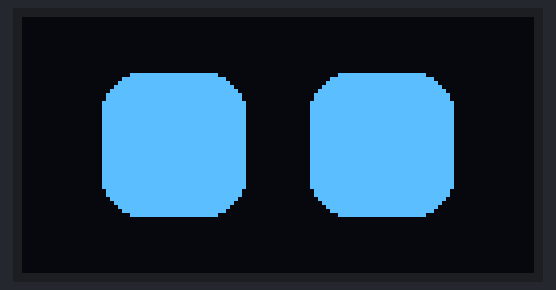
The sketch below on a simulated Arduino Nano, built with avr-gcc and run on an emulated ATmega328P. On the bench: 128×64 one-colour display. Random numbers use the default seed unless the sketch sets one; the audio player accepts every command and is not drawn.

Above: at 0.2 s.
At 3.0 s:
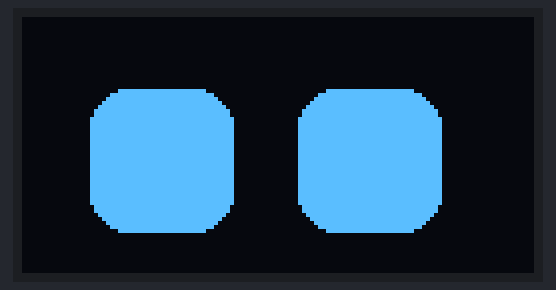
At 8.0 s:
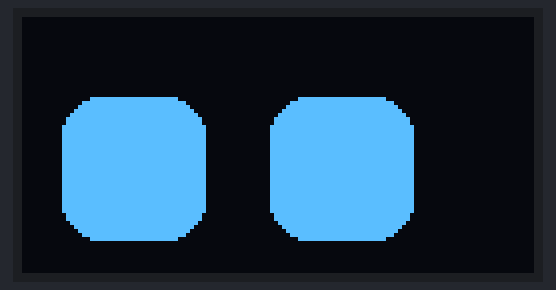
At 11.6 s:
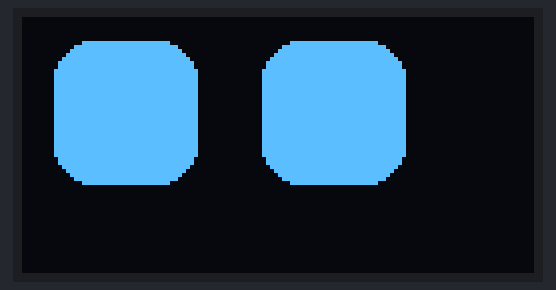
At 31.6 s:
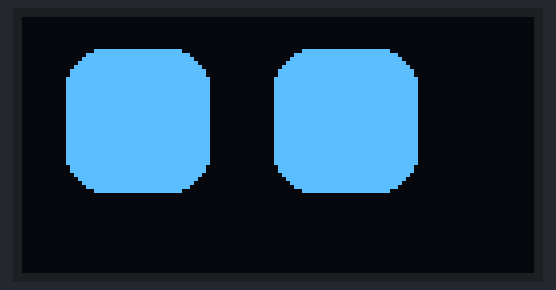
At 37.2 s:
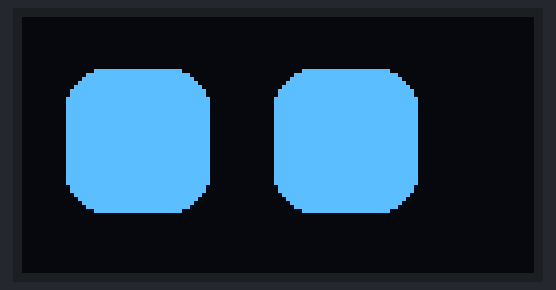

The sketch:

Code.ino
```cpp
// My exhibition project draft
// Most of the code is from claude, I have ran the code on my Arduino Nano and it
// works fine, I just added the DFPlayer Mini code to play a sound when the eyes blink.
// The sound file should be named 0001.mp3 and placed in the root of the SD card in
// the DFPlayer Mini. It was originally made for my science exhibition project and
// it carried out smoothly in the exhibition so you can trust it, the thing is that
// the volume of the speakers aren't that loud so I recomend cracking it a bit higher
// but not too much because it will distort the sound. I have set the volume to 20
// but you can change it to your liking and your environment.
#include <Arduino.h>
#include <U8g2lib.h>
#include <Wire.h>
#include <SoftwareSerial.h>
#include <DFRobotDFPlayerMini.h>

U8G2_SSD1306_128X64_NONAME_1_HW_I2C u8g2(U8G2_R0, U8X8_PIN_NONE);

SoftwareSerial dfSerial(10, 11);   // Nano RX (from DF TX), Nano TX (to DF RX)
DFRobotDFPlayerMini player;

const int EYE_W = 36, EYE_H = 36, EYE_R = 10;
const int LEFT_X = 20, RIGHT_X = 72, EYE_Y = 14;

int offX = 0, offY = 0;
int targetX = 0, targetY = 0;
unsigned long nextBlink, nextLook;

void drawEyes(int ox, int oy, int h) {
  int y = EYE_Y + oy + (EYE_H - h) / 2;
  int r = min(EYE_R, h / 2);
  u8g2.firstPage();
  do {
    u8g2.drawRBox(LEFT_X + ox,  y, EYE_W, h, r);
    u8g2.drawRBox(RIGHT_X + ox, y, EYE_W, h, r);
  } while (u8g2.nextPage());
}

void blink() {
  for (int h = EYE_H; h >= 4; h -= 8) drawEyes(offX, offY, h);
  for (int h = 4; h <= EYE_H; h += 8)  drawEyes(offX, offY, h);
}

void setup() {
  u8g2.begin();
  u8g2.setBusClock(400000);
  randomSeed(analogRead(A0));

  // show the eyes right away while the DFPlayer boots
  drawEyes(0, 0, EYE_H);

  dfSerial.begin(9600);
  delay(1000);                                  // DFPlayer needs a moment after power-up
  if (player.begin(dfSerial, false, true)) {    // no ACK wait, reset module
    player.volume(20);                          // 0-30
    player.loop(1);                             // repeat 0001.mp3 forever
    // player.play(1);                          // use this instead to play it only once
  }
  // if begin() fails (bad wiring / no SD) the eyes keep running anyway

  nextBlink = millis() + 2000;
  nextLook  = millis() + 1000;
}

void loop() {
  unsigned long now = millis();

  if (now > nextLook) {
    targetX = random(-12, 13);
    targetY = random(-8, 9);
    nextLook = now + random(800, 3000);
  }

  if (offX < targetX) offX++; else if (offX > targetX) offX--;
  if (offY < targetY) offY++; else if (offY > targetY) offY--;

  if (now > nextBlink) {
    blink();
    nextBlink = now + random(2000, 6000);
  }

  drawEyes(offX, offY, EYE_H);
}
```

Measured:
- what the display in image 0 shows lasts 2.6 s, from 0.1 s to 2.7 s
- what the display in image 1 shows lasts 0.8 s, from 3.0 s to 3.8 s
- what the display in image 2 shows lasts 1.4 s, from 7.9 s to 9.3 s
- what the display in image 3 shows lasts 1.7 s, from 11.6 s to 13.3 s
- what the display in image 4 shows lasts 1.5 s, from 31.5 s to 33.0 s
- what the display in image 5 shows lasts 2.2 s, from 37.2 s to 39.4 s
